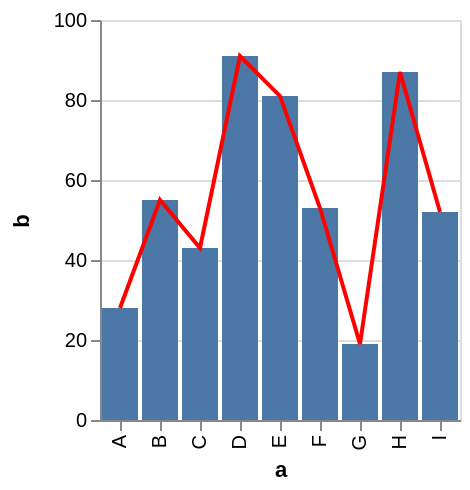

Describe this chart as a Vega-Lite specification.
### Vega specification from a JSON file in a GitHub repository (floating-point values rounded to 4 significant figures)
{"$schema": "https://vega.github.io/schema/vega/v4.json", "autosize": "pad", "padding": 5, "height": 200, "style": "cell", "data": [{"name": "source_0", "values": [{"a": "A", "b": 28}, {"a": "B", "b": 55}, {"a": "C", "b": 43}, {"a": "D", "b": 91}, {"a": "E", "b": 81}, {"a": "F", "b": 53}, {"a": "G", "b": 19}, {"a": "H", "b": 87}, {"a": "I", "b": 52}]}], "signals": [{"name": "x_step", "value": 20}, {"name": "width", "update": "bandspace(domain('x').length, 0.1, 0.05) * x_step"}], "marks": [{"name": "layer_0_marks", "type": "rect", "style": ["bar"], "from": {"data": "source_0"}, "encode": {"update": {"fill": [{"test": "datum[\"b\"] === null || isNaN(datum[\"b\"])", "value": null}, {"value": "#4c78a8"}], "tooltip": {"signal": "{\"a\": ''+datum[\"a\"], \"b\": format(datum[\"b\"], \"\")}"}, "x": {"scale": "x", "field": "a"}, "width": {"scale": "x", "band": true}, "y": {"scale": "y", "field": "b"}, "y2": {"scale": "y", "value": 0}}}}, {"name": "layer_1_marks", "type": "line", "style": ["line"], "sort": {"field": "datum[\"a\"]", "order": "descending"}, "from": {"data": "source_0"}, "encode": {"update": {"stroke": {"value": "red"}, "tooltip": {"signal": "{\"a\": ''+datum[\"a\"], \"b\": format(datum[\"b\"], \"\")}"}, "x": {"scale": "x", "field": "a", "band": 0.5}, "y": {"scale": "y", "field": "b"}, "defined": {"signal": "datum[\"b\"] !== null && !isNaN(datum[\"b\"])"}}}}], "scales": [{"name": "x", "type": "band", "domain": {"data": "source_0", "field": "a", "sort": true}, "range": {"step": {"signal": "x_step"}}, "paddingInner": 0.1, "paddingOuter": 0.05}, {"name": "y", "type": "linear", "domain": {"data": "source_0", "field": "b"}, "range": [{"signal": "height"}, 0], "nice": true, "zero": true}], "axes": [{"scale": "x", "orient": "bottom", "grid": false, "title": "a", "labelAlign": "right", "labelAngle": 270, "labelBaseline": "middle", "labelOverlap": true, "zindex": 1}, {"scale": "y", "orient": "left", "grid": false, "title": "b", "labelOverlap": true, "tickCount": {"signal": "ceil(height/40)"}, "zindex": 1}, {"scale": "y", "orient": "left", "gridScale": "x", "grid": true, "tickCount": {"signal": "ceil(height/40)"}, "domain": false, "labels": false, "maxExtent": 0, "minExtent": 0, "ticks": false, "zindex": 0}], "config": {"axisY": {"minExtent": 30}}}
